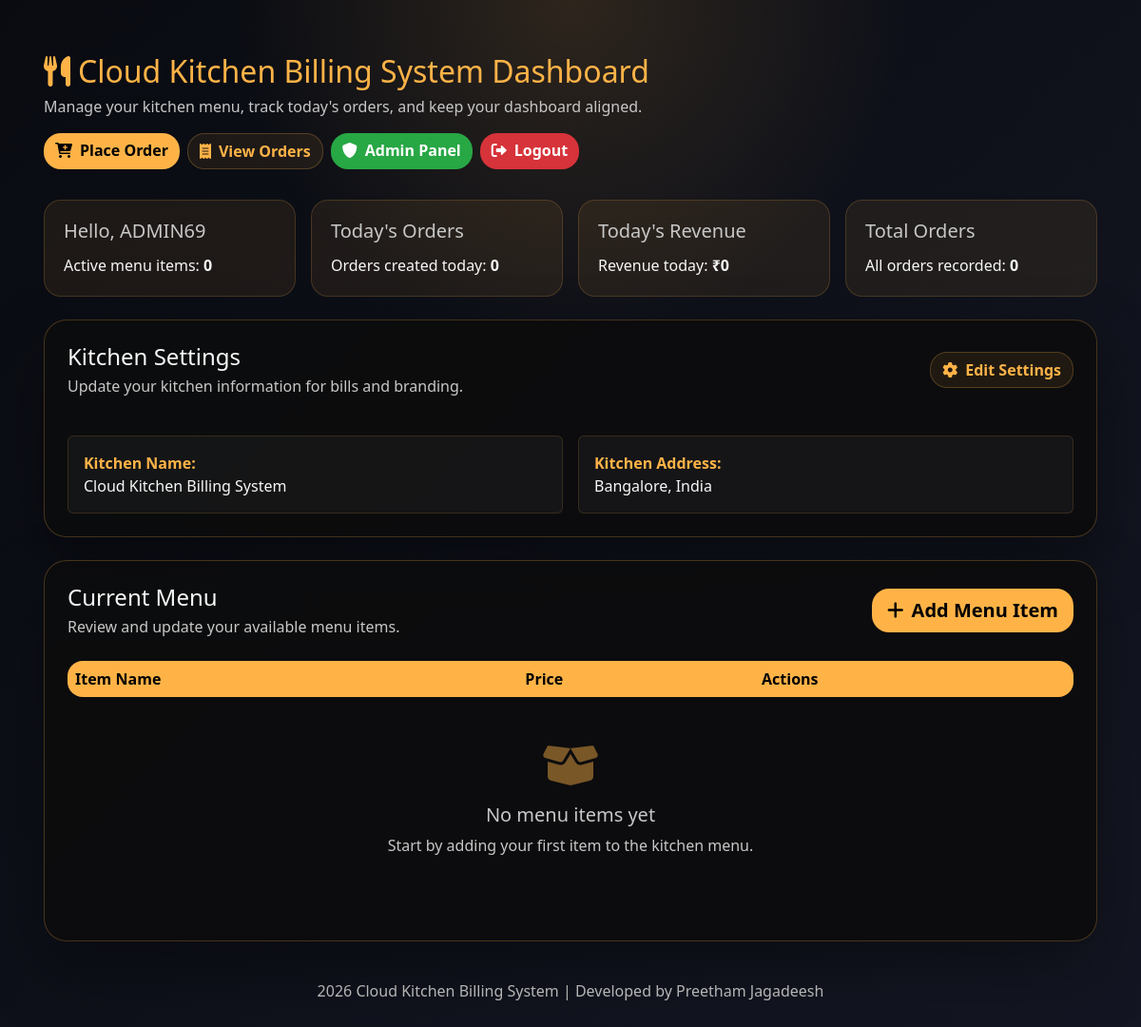
The page / (signed in) on the database its author committed.
### tables this page shows
CREATE TABLE users(
        id INTEGER PRIMARY KEY AUTOINCREMENT,
        username TEXT UNIQUE,
        password TEXT,
        kitchen_name TEXT DEFAULT 'Cloud Kitchen Billing System',
        kitchen_address TEXT DEFAULT 'Bangalore, India'
    , is_owner INTEGER DEFAULT 0);

### app.py (the view)
@app.route("/")
def index():
    if not session.get("user_id"):
        return redirect("/login")
    user_id = session.get("user_id")
    conn = sqlite3.connect(DB_PATH)
    cursor = conn.cursor()
    cursor.execute("SELECT id, name, price FROM items WHERE user_id=?", (user_id,))
    items = cursor.fetchall()
    cursor.execute("SELECT COUNT(*) FROM orders WHERE user_id=?", (user_id,))
    total_orders = cursor.fetchone()[0] or 0
    today_date = datetime.now().strftime("%Y-%m-%d")
    cursor.execute(
        "SELECT COUNT(*), COALESCE(SUM(total), 0) FROM orders WHERE user_id=? AND date(date)=?",
        (user_id, today_date)
    )
    today_orders, today_revenue = cursor.fetchone()
    cursor.execute(
        "SELECT kitchen_name, kitchen_address, is_owner FROM users WHERE id=?",
        (user_id,)
    )
    user_info = cursor.fetchone()
    kitchen_name = user_info[0] if user_info else "Cloud Kitchen Billing System"
    kitchen_address = user_info[1] if user_info else "Bangalore, India"
    is_owner = user_info[2] if user_info else 0
    conn.close()
    now = datetime.now()
    return render_template(
        "index.html",
        items=items,
        current_date=now.strftime("%d %B %Y"),
        current_time=now.strftime("%I:%M %p"),
        username=session.get("user"),
        total_orders=total_orders,
        today_orders=today_orders,
        today_revenue=today_revenue,
        kitchen_name=kitchen_name,
        kitchen_address=kitchen_address,
        is_owner=is_owner
    )

### templates/index.html (shortened to what this page needs)
﻿<!DOCTYPE html>
<html lang="en">
<head>
<link href="https://cdn.jsdelivr.net/npm/bootstrap@5.3.0/dist/css/bootstrap.min.css" rel="stylesheet">
<link rel="stylesheet" href="https://cdnjs.cloudflare.com/ajax/libs/font-awesome/6.0.0/css/all.min.css">
</head>
<body>
<div class="page-shell container-lg">
    <div class="page-header">
        <div>
            <h2><i class="fas fa-utensils me-2"></i>Cloud Kitchen Billing System Dashboard</h2>
            <p>Manage your kitchen menu, track today's orders, and keep your dashboard aligned.</p>
        </div>
        <div class="d-flex flex-wrap gap-2">
            <a href="/order" class="btn btn-primary">
                <i class="fas fa-cart-plus me-2"></i>Place Order
            </a>
            <a href="/orders" class="btn btn-secondary">
                <i class="fas fa-receipt me-2"></i>View Orders
            </a>
            {% if is_owner == 1 %}
            <a href="/admin" class="btn btn-success">
                <i class="fas fa-shield-alt me-2"></i>Admin Panel
            </a>
            {% endif %}
            <a href="/logout" class="btn btn-danger">
                <i class="fas fa-sign-out-alt me-2"></i>Logout
            </a>
        </div>
    </div>
    <div class="stats-grid mb-4">
        <div class="stat-card">
            <h5>Hello, {{ username or 'Chef' }}</h5>
            <p>Active menu items: <strong>{{ items|length }}</strong></p>
        </div>
        <div class="stat-card">
            <h5>Today's Orders</h5>
            <p>Orders created today: <strong>{{ today_orders }}</strong></p>
        </div>
        <div class="stat-card">
            <h5>Today's Revenue</h5>
            <p>Revenue today: <strong>₹{{ today_revenue }}</strong></p>
        </div>
        <div class="stat-card">
            <h5>Total Orders</h5>
            <p>All orders recorded: <strong>{{ total_orders }}</strong></p>
        </div>
    </div>
    <div class="card p-4 mb-4">
        <div class="d-flex flex-column flex-md-row justify-content-between align-items-start align-items-md-center mb-3 gap-3">
            <div>
                <h4 class="mb-1">Kitchen Settings</h4>
                <p class="text-muted mb-0">Update your kitchen information for bills and branding.</p>
            </div>
            <button class="btn btn-secondary" type="button" data-bs-toggle="collapse" data-bs-target="#settingsCollapse" aria-expanded="false">
                <i class="fas fa-cog me-2"></i>Edit Settings
            </button>
        </div>
        <div class="row g-3 mt-2">
            <div class="col-md-6">
                <div class="p-3 info-box rounded">
                    <strong>Kitchen Name:</strong><br>
                    {{ kitchen_name }}
                </div>
            </div>
            <div class="col-md-6">
                <div class="p-3 info-box rounded">
                    <strong>Kitchen Address:</strong><br>
                    {{ kitchen_address }}
                </div>
            </div>
        </div>
    </div>
    <div class="card p-4">
        <div class="d-flex flex-column flex-md-row justify-content-between align-items-start align-items-md-center mb-4 gap-3">
            <div>
                <h4 class="mb-1">Current Menu</h4>
                <p class="text-muted mb-0">Review and update your available menu items.</p>
            </div>
            <a href="/add" class="btn btn-primary btn-lg">
                <i class="fas fa-plus me-2"></i>Add Menu Item
            </a>
        </div>
        <div class="table-responsive">
            <table class="table table-hover mb-0">
                <thead>
                    <tr>
                        <th>Item Name</th>
                        <th>Price</th>
                        <th>Actions</th>
                    </tr>
                </thead>
            </table>
        </div>
        {% if not items %}
        <div class="text-center py-5 text-muted">
            <i class="fas fa-box-open fa-3x mb-3" style="color: rgba(255,179,71,0.45);"></i>
            <h5>No menu items yet</h5>
            <p>Start by adding your first item to the kitchen menu.</p>
        </div>
        {% endif %}
    </div>
    <div class="footer mt-4">
        2026 Cloud Kitchen Billing System | Developed by Preetham Jagadeesh
    </div>
</div>
</body>
</html>

### templates/index.html (style rules this page uses)
:root { --bg-start: #090b11; --bg-end: #141723; --panel: rgba(12, 12, 14, 0.92); --panel-border: rgba(255,179,71,0.24); --accent: #FFB347; --accent-soft: rgba(255,179,71,0.08); --accent-strong: #ffcb70; --muted: #c7c7c7; --text: #f7f7f7; --danger: #d6333a; --danger-hover: #b02a37; }
body { margin: 0; min-height: 100vh; background: radial-gradient(circle at top, rgba(255,179,71,0.14), transparent 28%), linear-gradient(135deg, var(--bg-start), var(--bg-end)); font-family: 'Segoe UI', Tahoma, Geneva, Verdana, sans-serif; color: var(--text); }
.page-shell { padding: 2rem 1rem 3rem; }
.page-header { display: flex; flex-wrap: wrap; align-items: center; justify-content: space-between; gap: 1rem; margin-bottom: 2rem; }
.page-header h2 { margin: 0; color: var(--accent); }
.page-header p { margin: 0.35rem 0 0; color: var(--muted); }
.btn-primary { border-radius: 18px; border: none; background: var(--accent); color: black; font-weight: 700; }
.btn-success { border-radius: 18px; border: none; background: #28a745; color: white; font-weight: 700; }
.btn-secondary { border-radius: 18px; border: 1px solid var(--panel-border); background: var(--accent-soft); color: var(--accent); font-weight: 700; }
.btn-danger { border-radius: 18px; border: none; background: var(--danger); color: white; font-weight: 700; }
.info-box { background: rgba(255,255,255,0.04); border: 1px solid rgba(255,179,71,0.14); color: var(--text); }
.info-box strong { color: var(--accent); }
.card { background: var(--panel); border: 1px solid var(--panel-border); border-radius: 24px; box-shadow: 0 30px 70px rgba(0,0,0,0.35); color: var(--text); }
.stats-grid { display: grid; gap: 1rem; grid-template-columns: repeat(auto-fit, minmax(230px, 1fr)); margin-bottom: 1.5rem; }
.stat-card { border-radius: 18px; border: 1px solid rgba(255,179,71,0.18); padding: 1.25rem; background: var(--accent-soft); }
.stat-card h5 { margin: 0 0 0.75rem; color: var(--muted); }
.stat-card p { margin: 0; color: var(--text); }
.table { border-radius: 1rem; overflow: hidden; background: rgba(255,255,255,0.05); }
.table thead th { background: var(--accent); color: black; border: none; }
.footer { text-align: center; padding: 1rem 0; color: var(--muted); }
.text-muted { color: var(--muted) !important; }

### rows shown on the page
users: username "ADMIN69", kitchen_name "Cloud Kitchen Billing System", kitchen_address "Bangalore, India"

### other values the page prints
{{ items|length }} "0"
{{ today_orders }} "0"
{{ today_revenue }} "0"
{{ total_orders }} "0"
